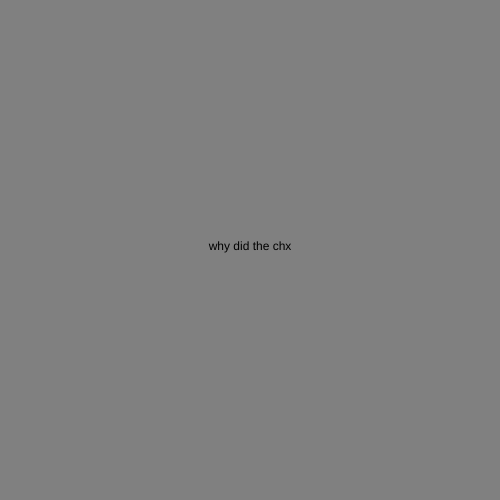
Frame 1 (no input)
Frame 60 (no input): identical to frame 1, image omitted
Frame 120 (the mouse pressed at the canvas centre since frame 60): identical to frame 1, image omitted

The p5.js sketch that drew this single still picture (run headless with seeded random() and noise() and a simulated clock; from frame 60 on, the mouse is pressed at the canvas centre):

// p5.js sketch
// ── sketch.js
let state = 0;

function setup() {
	createCanvas(500, 500);
	textAlign(CENTER);
}

function draw() {
	switch (state) {
		case 0:
			background("grey");
			text("why did the chx", width / 2, height / 2);
			break;

		case 1:
			background("blue");
			text("because", width / 2, height / 2);

			break;
	}
}

function mouseReleased() {
	state++;
	if (state > 1) state = 0;
}
